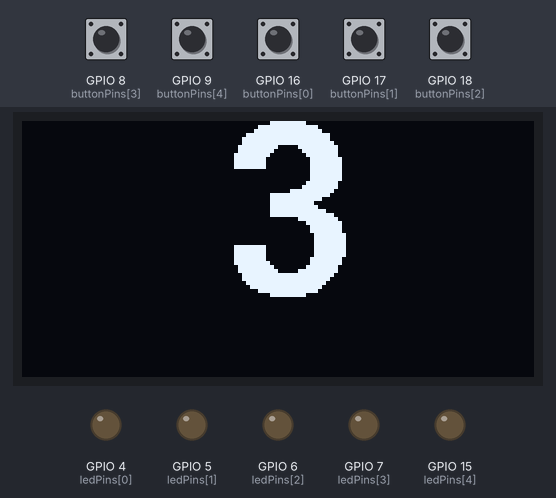
Bench run of a sketch on a simulated ESP32. Parts: 128×64 one-colour display, output pins drawn as LEDs (lit = HIGH). Dashed ring = blinking. The test bench sets the inputs (shaded band); at power-on: GPIO 8 (buttonPins[3]), GPIO 9 (buttonPins[4]), GPIO 16 (buttonPins[0]), GPIO 17 (buttonPins[1]), GPIO 18 (buttonPins[2]) HIGH. Random numbers use the default seed unless the sketch sets one; what the sketch prints to the serial monitor is not drawn.

Above: at 2.6 s.
At 9.5 s:
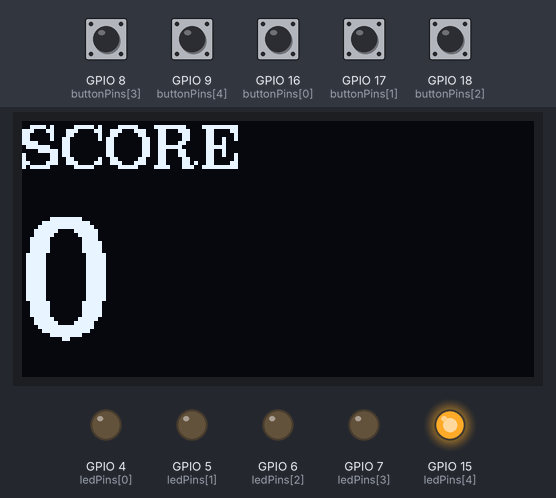
9.6 s: GPIO 9 (buttonPins[4]) pulled LOW for 0.15 s
At 11.8 s:
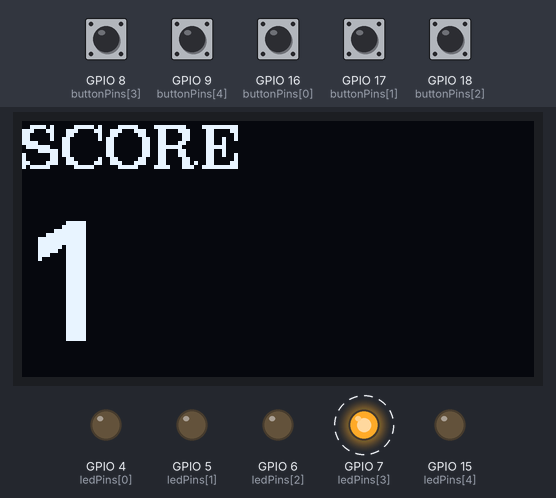
At 23.5 s:
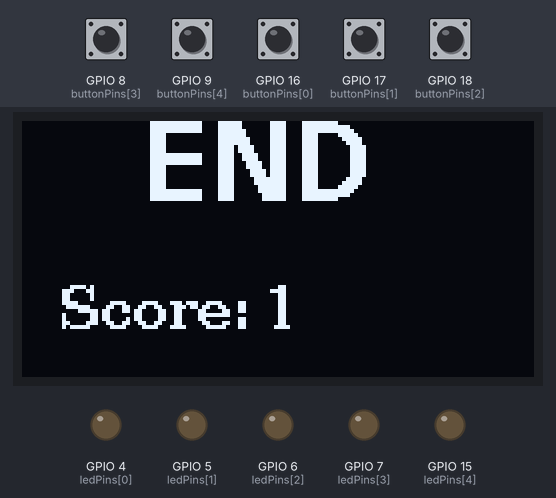
Timing chart, 0 to 25.0 s (numbered marks = the images above; inputs shaded):
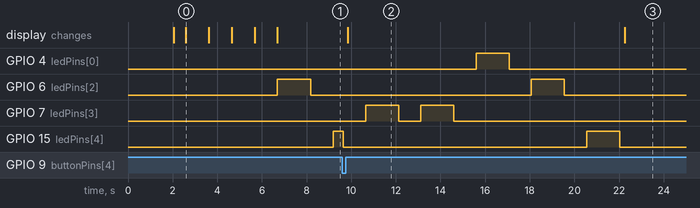

The sketch:

main.ino
```cpp
#include <Arduino.h>
  #include "freertos/FreeRTOS.h"
  #include "freertos/task.h"
  #include "freertos/queue.h"
  #include "freertos/semphr.h"

  #include <U8g2lib.h>
  #include <Wire.h>

  #define NUM_ELEMENTS 5

  // === РАСПИНОВКА OLED (I2C) ===
  #define SDA_PIN 12
  #define SCL_PIN 13

  // Конструктор аппаратного I2C, полный буфер (F)
  U8G2_SSD1306_128X64_NONAME_F_HW_I2C u8g2(U8G2_R0, /* reset=*/ U8X8_PIN_NONE);

  // === РАСПИНОВКА ИГРЫ ===
  const uint8_t ledPins[NUM_ELEMENTS]    = { 4, 5, 6, 7, 15};
  const uint8_t buttonPins[NUM_ELEMENTS] = {16, 17, 18, 8, 9};

  // === УСЛОВИЯ КОНЦА ИГРЫ ===
  const int MAX_MISS  = 5;  // пропустить МОЖНО 5 раз; на 6-м конец
  const int MAX_LIVES = 5;  // 5 неправильных нажатий — конец

  typedef struct {
      int buttonIndex;
  } ButtonEvent_t;

  QueueHandle_t xButtonQueue = NULL;
  SemaphoreHandle_t xSerialMutex = NULL;

  int score = 0;
  int currentTimeoutMs = 1500;
  volatile int  missCount  = 0;
  volatile int  wrongCount = 0;
  volatile bool startGame  = false;
  volatile bool gameOver   = false;

  void safeLog(const char* msg) {
      if (xSemaphoreTake(xSerialMutex, portMAX_DELAY) == pdTRUE) {
          Serial.println(msg);
          xSemaphoreGive(xSerialMutex);
      }
  }

  // === ЗАДАЧА 1: Опрос кнопок (Priority 3) ===
  void TaskButtons(void *pvParameters) {
      bool lastState[NUM_ELEMENTS];
      for (int i = 0; i < NUM_ELEMENTS; i++) {
          pinMode(buttonPins[i], INPUT_PULLUP);
          lastState[i] = HIGH;
      }

      for (;;) {
          for (int i = 0; i < NUM_ELEMENTS; i++) {
              bool currentState = digitalRead(buttonPins[i]);
              if (lastState[i] == HIGH && currentState == LOW) {
                  vTaskDelay(pdMS_TO_TICKS(20));
                  if (digitalRead(buttonPins[i]) == LOW) {
                      ButtonEvent_t event;
                      event.buttonIndex = i;
                      xQueueSend(xButtonQueue, &event, 0);
                  }
              }
              lastState[i] = currentState;
          }
          vTaskDelay(pdMS_TO_TICKS(10));
      }
  }

  // === ЗАДАЧА 2: Логика игры (Priority 2) ===
  void TaskGameLogic(void *pvParameters) {
      ButtonEvent_t rxEvent;

      while (!startGame) {
          vTaskDelay(pdMS_TO_TICKS(50));
      }
      safeLog("=== GAME STARTED ===");

      for (;;) {
          int targetIndex = random(0, NUM_ELEMENTS);
          digitalWrite(ledPins[targetIndex], HIGH);

          char logBuf[80];
          snprintf(logBuf, sizeof(logBuf), "[ROUND] Light LED #%d (%d ms limit)", targetIndex + 1, currentTimeoutMs);
          safeLog(logBuf);

          xQueueReset(xButtonQueue);

          BaseType_t xStatus = xQueueReceive(xButtonQueue, &rxEvent, pdMS_TO_TICKS(currentTimeoutMs));
          digitalWrite(ledPins[targetIndex], LOW);

          if (xStatus == pdTRUE) {
              if (rxEvent.buttonIndex == targetIndex) {
                  score++;
                  snprintf(logBuf, sizeof(logBuf), "-> SUCCESS! Score: %d", score);
                  safeLog(logBuf);
                  if (currentTimeoutMs > 400) currentTimeoutMs -= 25;
              } else {
                  wrongCount++;
                  snprintf(logBuf, sizeof(logBuf), "-> WRONG BUTTON! Pressed #%d. Lives left: %d. Score: %d",
                           rxEvent.buttonIndex + 1, MAX_LIVES - wrongCount, score);
                  safeLog(logBuf);
              }
          } else {
              missCount++;
              snprintf(logBuf, sizeof(logBuf), "-> TIMEOUT! Misses: %d/%d. Score: %d",
                       missCount, MAX_MISS, score);
              safeLog(logBuf);
          }

          // === ПРОВЕРКА КОНЦА ИГРЫ ===
          if (missCount > MAX_MISS || wrongCount >= MAX_LIVES) {
              gameOver = true;
              if (missCount > MAX_MISS)
                  safeLog("=== GAME OVER: too many misses ===");
              else
                  safeLog("=== GAME OVER: out of lives ===");

              for (int i = 0; i < NUM_ELEMENTS; i++) digitalWrite(ledPins[i], LOW);
              vTaskSuspend(NULL);
          }

          vTaskDelay(pdMS_TO_TICKS(1000));
      }
  }

  // === ЗАДАЧА 3: Системный монитор (Priority 1) ===
  void TaskSystemMonitor(void *pvParameters) {
      for (;;) {
          char logBuf[64];
          snprintf(logBuf, sizeof(logBuf), "[SYSTEM] Free Heap: %d bytes", ESP.getFreeHeap());
          safeLog(logBuf);
          vTaskDelay(pdMS_TO_TICKS(10000));
      }
  }

  // === ЗАДАЧА 4: Вывод на OLED (Priority 1) ===
  void TaskDisplay(void *pvParameters) {

      // --- Отсчёт 3 - 2 - 1 ---
      for (int n = 3; n >= 1; n--) {
          u8g2.clearBuffer();
          u8g2.setFont(u8g2_font_fub42_tn);   // крупный цифровой шрифт
          char buf[2]; buf[0] = '0' + n; buf[1] = 0;
          u8g2.drawStr(50, 55, buf);
          u8g2.sendBuffer();
          vTaskDelay(pdMS_TO_TICKS(1000));
      }

      // --- "GO!" ---
      u8g2.clearBuffer();
      u8g2.setFont(u8g2_font_fub30_tr);
      u8g2.drawStr(25, 48, "GO!");
      u8g2.sendBuffer();
      vTaskDelay(pdMS_TO_TICKS(1000));

      startGame = true;

      // --- Основной цикл экрана ---
      for (;;) {
          u8g2.clearBuffer();

          if (gameOver) {
              // Экран END + финальный счёт
              u8g2.setFont(u8g2_font_fub20_tr);
              u8g2.drawStr(30, 25, "END");
              char buf[24];
              snprintf(buf, sizeof(buf), "Score: %d", score);
              u8g2.setFont(u8g2_font_ncenB10_tr);
              u8g2.drawStr(10, 55, buf);
          } else {
              // Игровой экран: SCORE + число
              u8g2.setFont(u8g2_font_ncenB10_tr);
              u8g2.drawStr(0, 15, "SCORE");
              char buf[12];
              snprintf(buf, sizeof(buf), "%d", score);
              u8g2.setFont(u8g2_font_fub30_tn);
              u8g2.drawStr(0, 62, buf);
          }

          u8g2.sendBuffer();
          vTaskDelay(pdMS_TO_TICKS(gameOver ? 500 : 200));
      }
  }

  void setup() {
      Serial.begin(115200);
      delay(2000);
      Serial.println("\n\n=== SETUP STARTED ===");

      // === Инициализация OLED (I2C) ===
      Wire.begin(SDA_PIN, SCL_PIN);
      u8g2.begin();
      u8g2.setFontPosBottom();

      // КРИТИЧНО: явно стираем старые данные на экране перед новой программой
      u8g2.clearBuffer();
      u8g2.setFont(u8g2_font_ncenB10_tr);
      u8g2.drawStr(5, 55, "Initializing...");
      u8g2.sendBuffer();
      delay(500);

      Serial.println("OLED (U8g2 I2C) initialized");

      // === Инициализация LED ===
      for (int i = 0; i < NUM_ELEMENTS; i++) {
          pinMode(ledPins[i], OUTPUT);
          digitalWrite(ledPins[i], LOW);
      }
      Serial.println("LED pins configured");

      // === Создание объектов FreeRTOS ===
      xButtonQueue = xQueueCreate(5, sizeof(ButtonEvent_t));
      xSerialMutex = xSemaphoreCreateMutex();

      Serial.printf("Queue: %p, Mutex: %p\n", (void*)xButtonQueue, (void*)xSerialMutex);

      if (xButtonQueue != NULL && xSerialMutex != NULL) {
          Serial.println("Creating FreeRTOS tasks...");
          xTaskCreatePinnedToCore(TaskButtons,       "ButtonsTask",   2048, NULL, 3, NULL, 1);
          xTaskCreatePinnedToCore(TaskGameLogic,     "GameLogicTask", 3072, NULL, 2, NULL, 1);
          xTaskCreatePinnedToCore(TaskSystemMonitor, "MonitorTask",   2048, NULL, 1, NULL, 1);
          xTaskCreatePinnedToCore(TaskDisplay,       "DisplayTask",   4096, NULL, 1, NULL, 1);
          Serial.println("All tasks created!");
      } else {
          Serial.println("ERROR: Queue or Mutex creation failed!");
      }

      Serial.println("=== SETUP COMPLETED ===\n");
  }

  void loop() {
      vTaskDelay(pdMS_TO_TICKS(1000));
  }
```

Measured:
- by itself, GPIO 7 (ledPins[3]): alternates HIGH for 1.5 s and LOW for 1.0 s, 4 changes in all, then stays LOW
- what the display in image 0 shows lasts 1.0 s, from 2.6 s to 3.6 s
- what the display in image 2 shows lasts 12.4 s, from 9.9 s to 22.3 s
